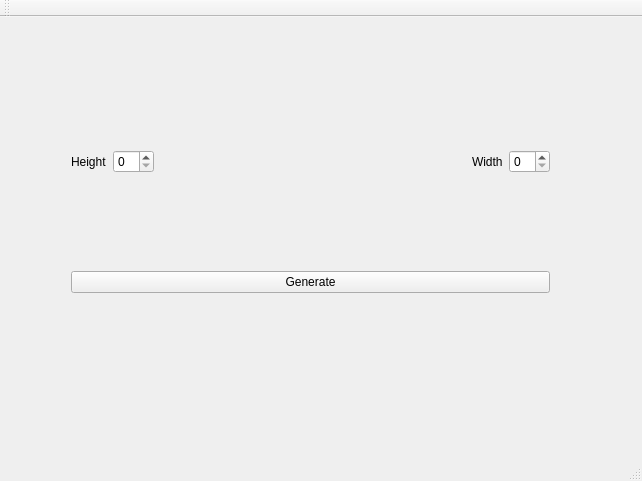
<?xml version="1.0" encoding="UTF-8"?>
<ui version="4.0">
 <class>MainWindow</class>
 <widget class="QMainWindow" name="MainWindow">
  <property name="geometry">
   <rect>
    <x>0</x>
    <y>0</y>
    <width>642</width>
    <height>481</height>
   </rect>
  </property>
  <property name="windowTitle">
   <string>MainWindow</string>
  </property>
  <widget class="QWidget" name="centralWidget">
   <widget class="QWidget" name="gridLayoutWidget">
    <property name="geometry">
     <rect>
      <x>60</x>
      <y>30</y>
      <width>501</width>
      <height>351</height>
     </rect>
    </property>
    <layout class="QGridLayout" name="gridLayout">
     <item row="0" column="0">
      <layout class="QVBoxLayout" name="verticalLayout">
       <item>
        <layout class="QHBoxLayout" name="horizontalLayout">
         <item>
          <layout class="QHBoxLayout" name="horizontalLayout_2">
           <item>
            <widget class="QLabel" name="label_2">
             <property name="text">
              <string>Height</string>
             </property>
            </widget>
           </item>
           <item>
            <widget class="QSpinBox" name="Height"/>
           </item>
          </layout>
         </item>
         <item>
          <spacer name="horizontalSpacer">
           <property name="orientation">
            <enum>Qt::Horizontal</enum>
           </property>
           <property name="sizeHint" stdset="0">
            <size>
             <width>40</width>
             <height>20</height>
            </size>
           </property>
          </spacer>
         </item>
         <item>
          <widget class="QLabel" name="label">
           <property name="text">
            <string>Width</string>
           </property>
          </widget>
         </item>
         <item>
          <widget class="QSpinBox" name="Width"/>
         </item>
        </layout>
       </item>
      </layout>
     </item>
     <item row="1" column="0">
      <widget class="QPushButton" name="Generate">
       <property name="text">
        <string>Generate</string>
       </property>
      </widget>
     </item>
    </layout>
   </widget>
  </widget>
  <widget class="QMenuBar" name="menuBar">
   <property name="geometry">
    <rect>
     <x>0</x>
     <y>0</y>
     <width>642</width>
     <height>21</height>
    </rect>
   </property>
  </widget>
  <widget class="QToolBar" name="mainToolBar">
   <attribute name="toolBarArea">
    <enum>TopToolBarArea</enum>
   </attribute>
   <attribute name="toolBarBreak">
    <bool>false</bool>
   </attribute>
  </widget>
  <widget class="QStatusBar" name="statusBar"/>
 </widget>
 <layoutdefault spacing="6" margin="11"/>
 <resources/>
 <connections/>
</ui>
